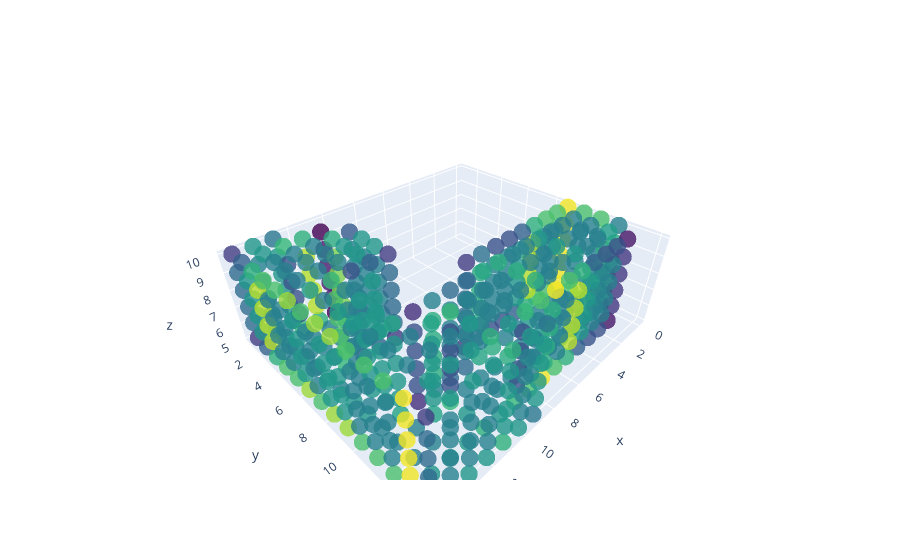
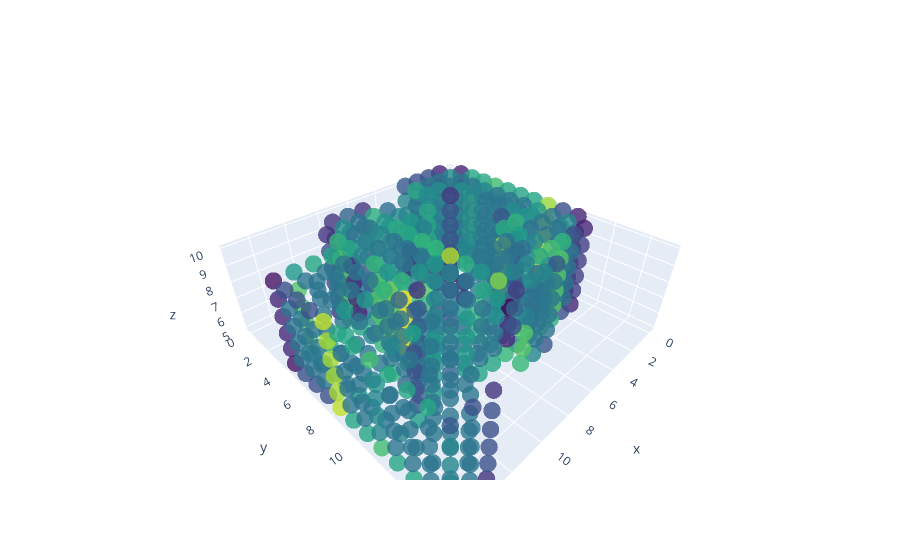
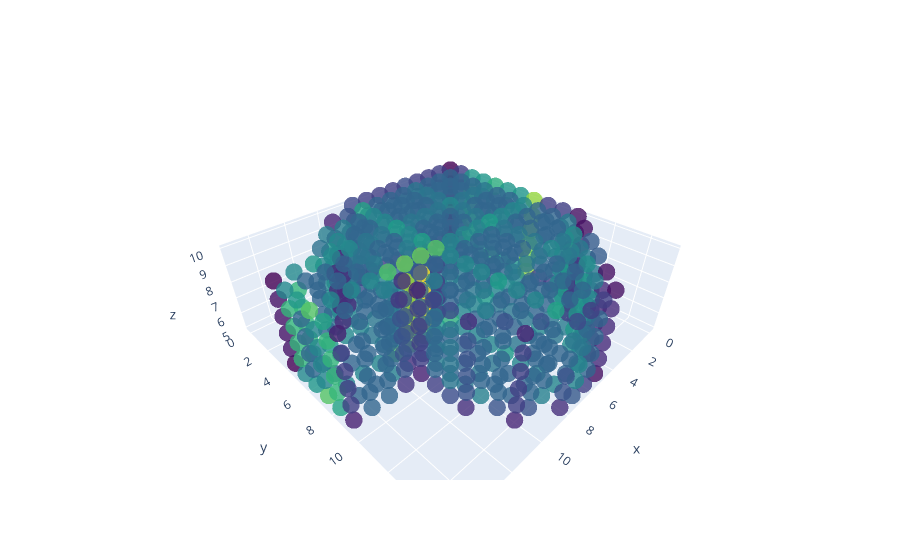

Notebook source saved alongside these figures, in order:
### Markdown cell above
# Visualization of Test Dataset

### Code cell
## EXECUTION
print("Visualization of Test Dataset")
visualize_labels(y_test)
visualize_slice(X_test_tensor, y_test)
visualize_voxels(X_test_tensor, y_test)

### Figure 1 — Plotly figure (JSON) as saved in the notebook; plotly's stock layout.template omitted (floating-point values rounded to 4 significant figures; data arrays with more than 128 entries replaced by an {"elided": "..."} marker saying what was removed)
{"data": [{"marker": {"color": {"elided": "504 int values"}, "colorscale": [[0, "#440154"], [0.1111, "#482878"], [0.2222, "#3e4989"], [0.3333, "#31688e"], [0.4444, "#26828e"], [0.5556, "#1f9e89"], [0.6667, "#35b779"], [0.7778, "#6ece58"], [0.8889, "#b5de2b"], [1, "#fde725"]], "opacity": 0.8, "size": 6}, "mode": "markers", "text": "Label: 0", "x": {"elided": "504 int values"}, "y": {"elided": "504 int values"}, "z": {"elided": "504 int values"}, "type": "scatter3d"}], "layout": {}}

### Figure 2 — Plotly figure (JSON) as saved in the notebook; plotly's stock layout.template omitted (floating-point values rounded to 4 significant figures; data arrays with more than 128 entries replaced by an {"elided": "..."} marker saying what was removed)
{"data": [{"marker": {"color": {"elided": "674 int values"}, "colorscale": [[0, "#440154"], [0.1111, "#482878"], [0.2222, "#3e4989"], [0.3333, "#31688e"], [0.4444, "#26828e"], [0.5556, "#1f9e89"], [0.6667, "#35b779"], [0.7778, "#6ece58"], [0.8889, "#b5de2b"], [1, "#fde725"]], "opacity": 0.8, "size": 6}, "mode": "markers", "text": "Label: 0", "x": {"elided": "674 int values"}, "y": {"elided": "674 int values"}, "z": {"elided": "674 int values"}, "type": "scatter3d"}], "layout": {}}

### Figure 3 — Plotly figure (JSON) as saved in the notebook; plotly's stock layout.template omitted (floating-point values rounded to 4 significant figures; data arrays with more than 128 entries replaced by an {"elided": "..."} marker saying what was removed)
{"data": [{"marker": {"color": {"elided": "666 int values"}, "colorscale": [[0, "#440154"], [0.1111, "#482878"], [0.2222, "#3e4989"], [0.3333, "#31688e"], [0.4444, "#26828e"], [0.5556, "#1f9e89"], [0.6667, "#35b779"], [0.7778, "#6ece58"], [0.8889, "#b5de2b"], [1, "#fde725"]], "opacity": 0.8, "size": 6}, "mode": "markers", "text": "Label: 0", "x": {"elided": "666 int values"}, "y": {"elided": "666 int values"}, "z": {"elided": "666 int values"}, "type": "scatter3d"}], "layout": {}}
